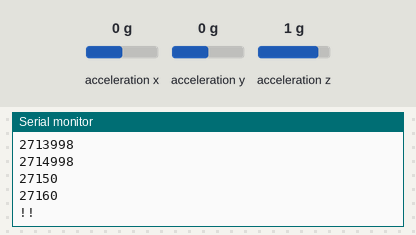
Bench run of a sketch on a simulated ESP32. Parts: the last lines printed to the serial monitor. Wiring (inferred from the names in the program): ADXL345 accelerometer at I2C address 0x53. The test bench sets the inputs (shaded band); at power-on: acceleration x 0 g, acceleration y 0 g, acceleration z 1 g.

Above: at 1.2 s.
1.3 s: acceleration x set to -1.4 g
At 2.6 s:
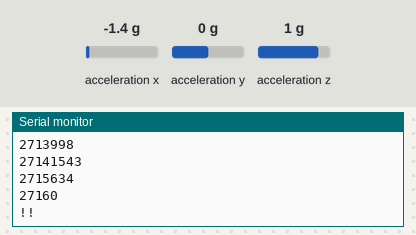
2.8 s: acceleration y set to -1.4 g
At 3.6 s:
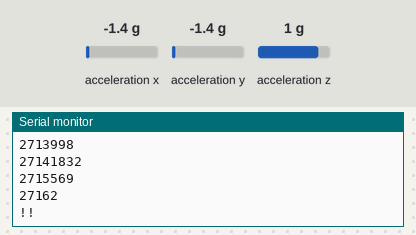
4.3 s: acceleration z set to -1.4 g
At 5.8 s:
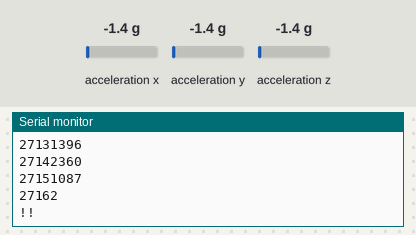
Timing chart, 0 to 7.3 s (numbered marks = the images above; inputs shaded):
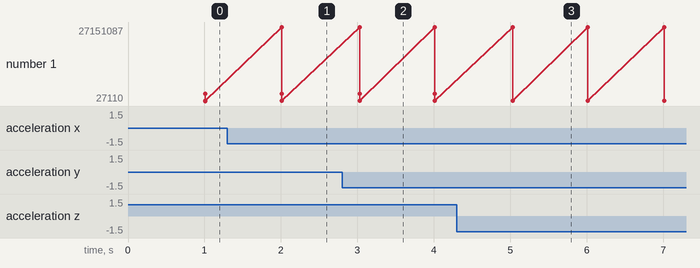

Measured:
- after the input at 1.3 s, the serial monitor: prints a new line after 0.71 s (image 1)
- after the input at 2.8 s, the serial monitor: prints a new line after 0.23 s (image 2)
- after the input at 4.3 s, the serial monitor: prints a new line after 0.73 s (image 3)

The sketch:

Vibracija_ESP32_PICO_1s_WITS_STEMMAQT.ino
```cpp
#include <Wire.h>
#include <arduinoFFT.h>
#include <math.h>

#define STEMMA_SDA 22
#define STEMMA_SCL 19
#define ADXL_ADDR  0x53

// ADXL345 registers
#define REG_DEVID       0x00
#define REG_BW_RATE     0x2C
#define REG_POWER_CTL   0x2D
#define REG_DATA_FORMAT 0x31
#define REG_DATAX0      0x32

// Sampling
const uint16_t SAMPLE_RATE_HZ = 200;
const uint32_t SAMPLE_PERIOD_US = 1000000UL / SAMPLE_RATE_HZ;

// 1 s RMS window
const uint16_t RMS_WINDOW = 200;

// FFT window = 2.56 s
const uint16_t FFT_WINDOW = 512;

const float FREQ_MIN = 2.0f;
const float FREQ_MAX = 70.0f;
const float RMS_AC_THRESHOLD = 8.0f;   // mg

// 1 s buffers
float xRmsBuf[RMS_WINDOW];
float yRmsBuf[RMS_WINDOW];
float zRmsBuf[RMS_WINDOW];
uint16_t rmsIndex = 0;
bool rmsFull = false;

// FFT circular buffers
float xFftBuf[FFT_WINDOW];
float yFftBuf[FFT_WINDOW];
float zFftBuf[FFT_WINDOW];
uint16_t fftIndex = 0;
bool fftFull = false;

// FFT work buffers
float axisWork[FFT_WINDOW];
double vReal[FFT_WINDOW];
double vImag[FFT_WINDOW];

ArduinoFFT<double> FFT(vReal, vImag, FFT_WINDOW, SAMPLE_RATE_HZ);

// Last sample
float lastXmg = 0.0f;
float lastYmg = 0.0f;
float lastZmg = 0.0f;

// Timing
uint32_t nextSampleUs = 0;
uint32_t lastSendMs = 0;

// -------------------- helpers --------------------
int toPositiveInt(float v) {
  if (v < 0) v = -v;
  long n = lroundf(v);
  if (n < 0) n = 0;
  if (n > 999999) n = 999999;
  return (int)n;
}

void witsPrint(uint16_t code, int value) {
  Serial.print(code);
  Serial.println(value);
}

void sendWITS(int x,int y,int z,int rms,int rmsAC,int freq){

  Serial.println("&&");

  Serial.print("2711");
  Serial.println(x);

  Serial.print("2712");
  Serial.println(y);

  Serial.print("2713");
  Serial.println(z);

  Serial.print("2714");
  Serial.println(rms);

  Serial.print("2715");
  Serial.println(rmsAC);

  Serial.print("2716");
  Serial.println(freq);

  Serial.println("!!");
}

// -------------------- ADXL345 low-level --------------------
bool writeRegister8(uint8_t reg, uint8_t value) {
  Wire1.beginTransmission(ADXL_ADDR);
  Wire1.write(reg);
  Wire1.write(value);
  return (Wire1.endTransmission() == 0);
}

bool readRegister8(uint8_t reg, uint8_t &value) {
  Wire1.beginTransmission(ADXL_ADDR);
  Wire1.write(reg);
  if (Wire1.endTransmission(false) != 0) return false;

  if (Wire1.requestFrom((int)ADXL_ADDR, 1) != 1) return false;
  value = Wire1.read();
  return true;
}

bool readXYZraw(int16_t &x, int16_t &y, int16_t &z) {
  Wire1.beginTransmission(ADXL_ADDR);
  Wire1.write(REG_DATAX0);
  if (Wire1.endTransmission(false) != 0) return false;

  if (Wire1.requestFrom((int)ADXL_ADDR, 6) != 6) return false;

  uint8_t x0 = Wire1.read();
  uint8_t x1 = Wire1.read();
  uint8_t y0 = Wire1.read();
  uint8_t y1 = Wire1.read();
  uint8_t z0 = Wire1.read();
  uint8_t z1 = Wire1.read();

  x = (int16_t)((x1 << 8) | x0);
  y = (int16_t)((y1 << 8) | y0);
  z = (int16_t)((z1 << 8) | z0);
  return true;
}

bool initADXL345() {
  uint8_t devid = 0;
  if (!readRegister8(REG_DEVID, devid)) return false;
  if (devid != 0xE5) return false;

  // standby
  if (!writeRegister8(REG_POWER_CTL, 0x00)) return false;

  // FULL_RES=1, range=±4g
  // 0x08 = full_res, 0x01 = ±4g
  if (!writeRegister8(REG_DATA_FORMAT, 0x09)) return false;

  // 200 Hz output data rate
  if (!writeRegister8(REG_BW_RATE, 0x0B)) return false;

  // measurement mode
  if (!writeRegister8(REG_POWER_CTL, 0x08)) return false;

  delay(10);
  return true;
}

// In FULL_RES mode ADXL345 is ~3.9 mg/LSB
inline float rawToMg(int16_t raw) {
  return raw * 3.9f;
}

// -------------------- buffer helpers --------------------
void addRmsSample(float x, float y, float z) {
  xRmsBuf[rmsIndex] = x;
  yRmsBuf[rmsIndex] = y;
  zRmsBuf[rmsIndex] = z;

  rmsIndex++;
  if (rmsIndex >= RMS_WINDOW) {
    rmsIndex = 0;
    rmsFull = true;
  }
}

void addFftSample(float x, float y, float z) {
  xFftBuf[fftIndex] = x;
  yFftBuf[fftIndex] = y;
  zFftBuf[fftIndex] = z;

  fftIndex++;
  if (fftIndex >= FFT_WINDOW) {
    fftIndex = 0;
    fftFull = true;
  }
}

void copyOrderedCircular(const float *src, float *dst, uint16_t size, uint16_t startIndex) {
  uint16_t j = 0;
  for (uint16_t i = startIndex; i < size; i++) dst[j++] = src[i];
  for (uint16_t i = 0; i < startIndex; i++)    dst[j++] = src[i];
}

// -------------------- calculations --------------------
float calcRmsTotal1s() {
  double s = 0.0;
  for (uint16_t i = 0; i < RMS_WINDOW; i++) {
    s += (double)xRmsBuf[i] * xRmsBuf[i]
       + (double)yRmsBuf[i] * yRmsBuf[i]
       + (double)zRmsBuf[i] * zRmsBuf[i];
  }
  return sqrt(s / RMS_WINDOW);
}

float calcRmsAc1s(float &meanX, float &meanY, float &meanZ,
                  float &rmsXac, float &rmsYac, float &rmsZac) {
  double sx = 0.0, sy = 0.0, sz = 0.0;
  for (uint16_t i = 0; i < RMS_WINDOW; i++) {
    sx += xRmsBuf[i];
    sy += yRmsBuf[i];
    sz += zRmsBuf[i];
  }

  meanX = sx / RMS_WINDOW;
  meanY = sy / RMS_WINDOW;
  meanZ = sz / RMS_WINDOW;

  double sxyz = 0.0;
  double sxx = 0.0, syy = 0.0, szz = 0.0;

  for (uint16_t i = 0; i < RMS_WINDOW; i++) {
    double ax = xRmsBuf[i] - meanX;
    double ay = yRmsBuf[i] - meanY;
    double az = zRmsBuf[i] - meanZ;

    sxyz += ax * ax + ay * ay + az * az;
    sxx  += ax * ax;
    syy  += ay * ay;
    szz  += az * az;
  }

  rmsXac = sqrt(sxx / RMS_WINDOW);
  rmsYac = sqrt(syy / RMS_WINDOW);
  rmsZac = sqrt(szz / RMS_WINDOW);

  return sqrt(sxyz / RMS_WINDOW);
}

float dominantFrequencyFromOrderedAxis(const float *buf) {
  double mean = 0.0;
  for (uint16_t i = 0; i < FFT_WINDOW; i++) mean += buf[i];
  mean /= FFT_WINDOW;

  for (uint16_t i = 0; i < FFT_WINDOW; i++) {
    vReal[i] = buf[i] - mean;
    vImag[i] = 0.0;
  }

  FFT.windowing(FFTWindow::Hamming, FFTDirection::Forward);
  FFT.compute(FFTDirection::Forward);
  FFT.complexToMagnitude();

  uint16_t startBin = (uint16_t)ceil((FREQ_MIN * FFT_WINDOW) / (float)SAMPLE_RATE_HZ);
  uint16_t endBin   = (uint16_t)floor((FREQ_MAX * FFT_WINDOW) / (float)SAMPLE_RATE_HZ);

  if (startBin < 1) startBin = 1;
  if (endBin >= FFT_WINDOW / 2) endBin = (FFT_WINDOW / 2) - 1;

  double maxMag = 0.0;
  uint16_t maxBin = 0;

  for (uint16_t i = startBin; i <= endBin; i++) {
    if (vReal[i] > maxMag) {
      maxMag = vReal[i];
      maxBin = i;
    }
  }

  if (maxBin == 0) return 0.0f;
  return ((float)maxBin * SAMPLE_RATE_HZ) / FFT_WINDOW;
}

// -------------------- setup / loop --------------------
void setup() {
  Serial.begin(115200);

  Wire1.begin(STEMMA_SDA, STEMMA_SCL);
  Wire1.setClock(100000);

  if (!initADXL345()) {
    while (1) {
      Serial.println("&&");
      witsPrint(2711, 0);
      witsPrint(2712, 0);
      witsPrint(2713, 0);
      witsPrint(2714, 0);
      witsPrint(2715, 0);
      witsPrint(2716, 0);
      Serial.println("!!");
      delay(1000);
    }
  }

  nextSampleUs = micros();
  lastSendMs = millis();
}

void loop() {
  // sampling at 200 Hz
  while ((int32_t)(micros() - nextSampleUs) >= 0) {
    nextSampleUs += SAMPLE_PERIOD_US;

    int16_t xr, yr, zr;
    if (readXYZraw(xr, yr, zr)) {
      float x = rawToMg(xr);
      float y = rawToMg(yr);
      float z = rawToMg(zr);

      lastXmg = x;
      lastYmg = y;
      lastZmg = z;

      addRmsSample(x, y, z);
      addFftSample(x, y, z);
    }
  }

  // send every 1 s
  if ((millis() - lastSendMs) >= 1000 && rmsFull) {
    lastSendMs += 1000;

    float meanX, meanY, meanZ;
    float rmsXac, rmsYac, rmsZac;

    float rmsAc = calcRmsAc1s(meanX, meanY, meanZ, rmsXac, rmsYac, rmsZac);
    float rmsTotal = calcRmsTotal1s();

    float freq = 0.0f;

    if (fftFull && rmsAc >= RMS_AC_THRESHOLD) {
      if (rmsXac >= rmsYac && rmsXac >= rmsZac) {
        copyOrderedCircular(xFftBuf, axisWork, FFT_WINDOW, fftIndex);
        freq = dominantFrequencyFromOrderedAxis(axisWork);
      } else if (rmsYac >= rmsXac && rmsYac >= rmsZac) {
        copyOrderedCircular(yFftBuf, axisWork, FFT_WINDOW, fftIndex);
        freq = dominantFrequencyFromOrderedAxis(axisWork);
      } else {
        copyOrderedCircular(zFftBuf, axisWork, FFT_WINDOW, fftIndex);
        freq = dominantFrequencyFromOrderedAxis(axisWork);
      }
    }

    sendWITS(
      toPositiveInt(lastXmg),
      toPositiveInt(lastYmg),
      toPositiveInt(lastZmg),
      toPositiveInt(rmsTotal),
      toPositiveInt(rmsAc),
      toPositiveInt(freq)
    );
  }
}
```
